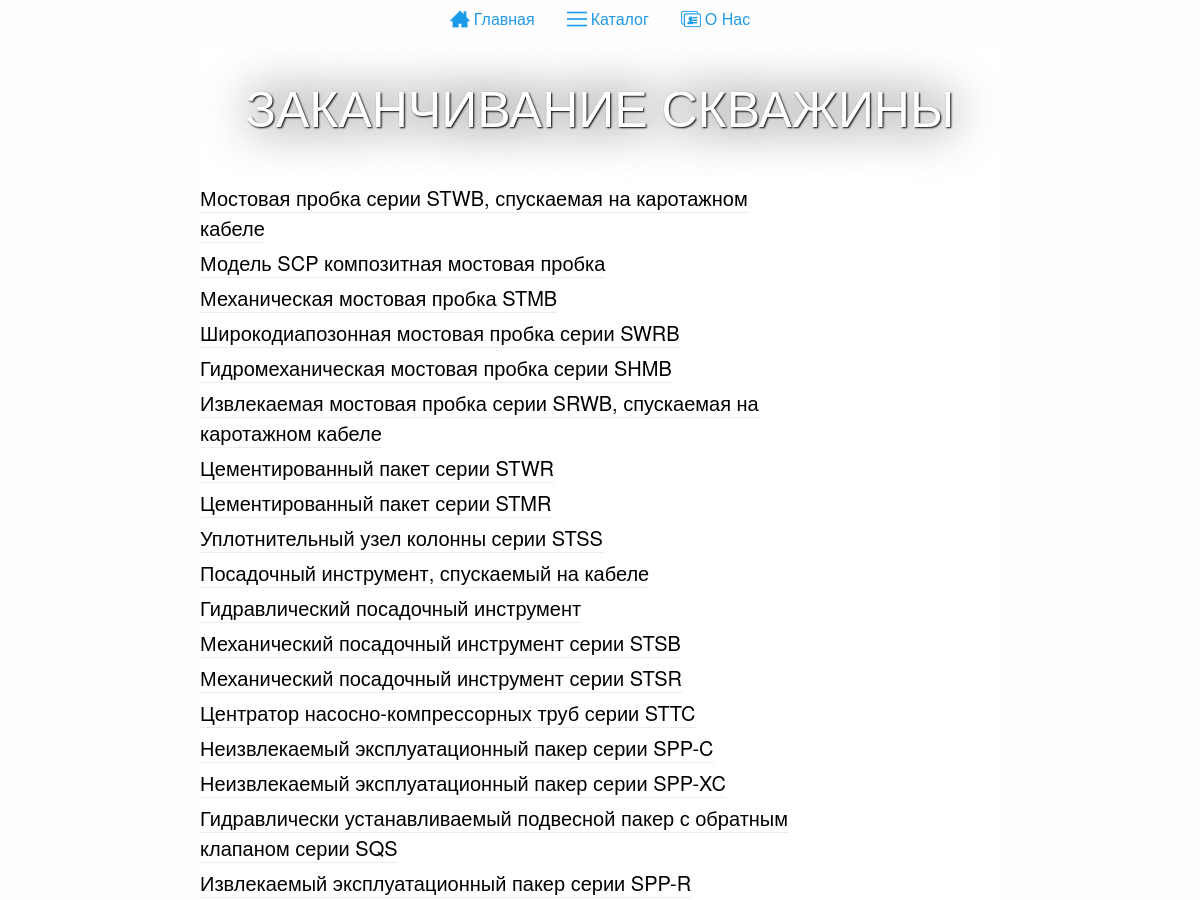
The page /catalog/1 (upper part) on the database as committed earlier.
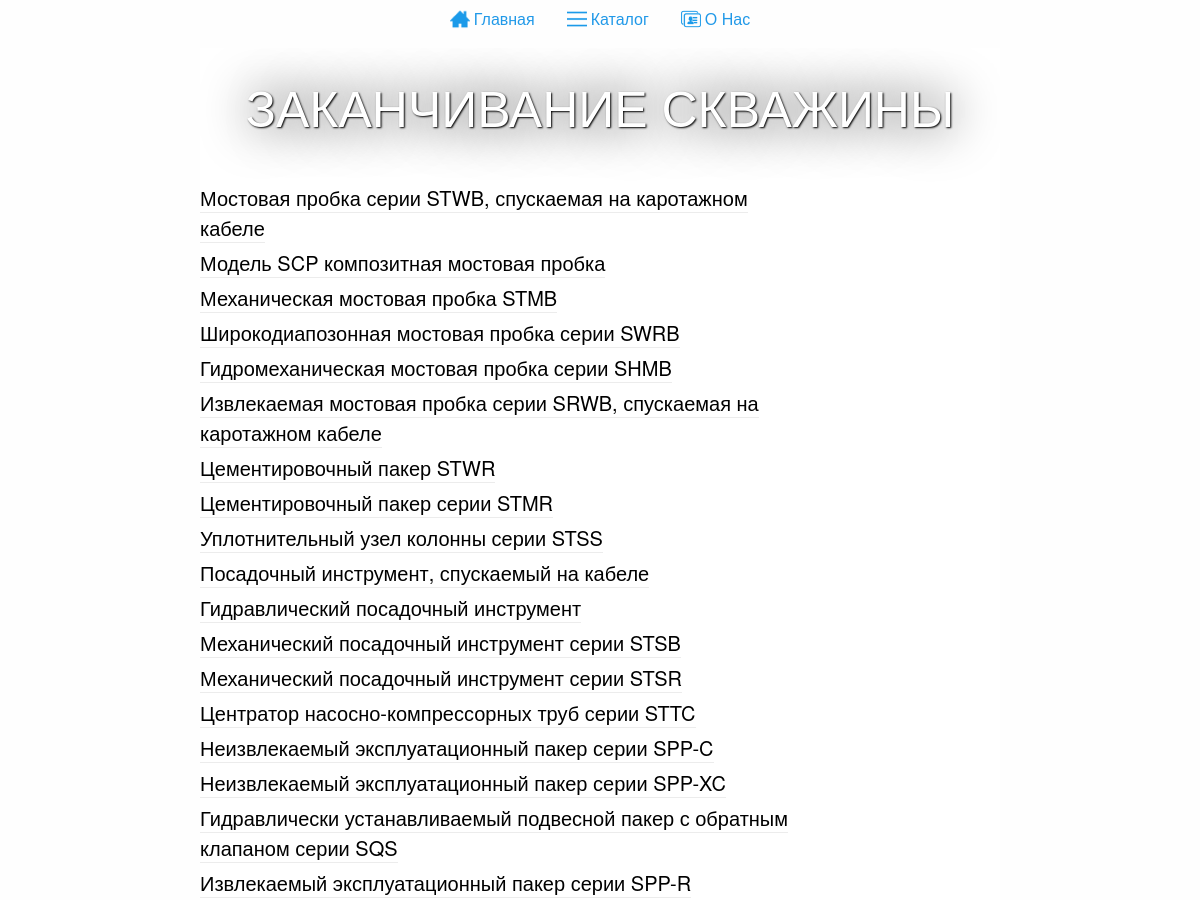
The same page on the database as committed later.
### main/models.py (models this page shows)
class Product(models.Model):
	title = models.CharField(max_length=300, verbose_name="Название")
	category = models.ForeignKey(Category)
	desctiption = RedactorField(max_length=3000, verbose_name="Описание")
	text = RedactorField(max_length=3000, verbose_name="Особенности", blank=True)
	image = models.ImageField(upload_to='images/')
	specification_image = models.ImageField(upload_to='images/specifications')
	promoted = models.BooleanField(default=False)
	promoted_name = models.CharField(max_length=300)
	class Meta:
		verbose_name = 'Продукт'
		verbose_name_plural = 'Продукты'
	def __str__(self):
		return '{}'.format(self.title)
	def admin_thumbnail(self):
		return u'<img src="{0}" height="300px"/>'.format(self.image.url)
	admin_thumbnail.short_description = 'Thumbnail'
	admin_thumbnail.allow_tags = True

### main/views.py (the view)
# urls.py: url(r'^catalog/([0-9]+)', product_list, name='product_list'),
def product_list(request, category_id):
	cs = Category.objects.all()
	category = Category.objects.get(id=category_id)
	ps = Product.objects.filter(category__id=category_id)
	return render_to_response('product_list.html', context={'products' : ps,  'category_id':category_id, 'category':category, 'categories':cs})

### templates/product_list.html (shortened to what this page needs)
{% extends 'base.html' %}
{% load static %}
{% block content%}
		<div class="content">
			<main class="main-index">
				<div class="banner banner--second-narrow banner--product-list">
					<h1>{{category.title}}</h1>
				</div>
				<div class="product-list">
					<div class="product-list__list">
						{% for p in products %}
							<div style="margin-bottom: 5px;">
								<a style="border-bottom:1px solid #ececec;" class="product-link" href="{% url 'product' p.id %}" data-image="{{p.image.url}}">{{p}}</a>
								<br/>
							</div>
						{% endfor %}
					</div>
				</div>
			</main>
		</div>
{% endblock %}

Rows that differ between the two databases and show on the page:
changed Product: title "Цементированный пакет серии STWR" → "Цементировочный пакер STWR"
changed Product: title "Цементированный пакет серии STMR" → "Цементировочный пакер серии STMR"
